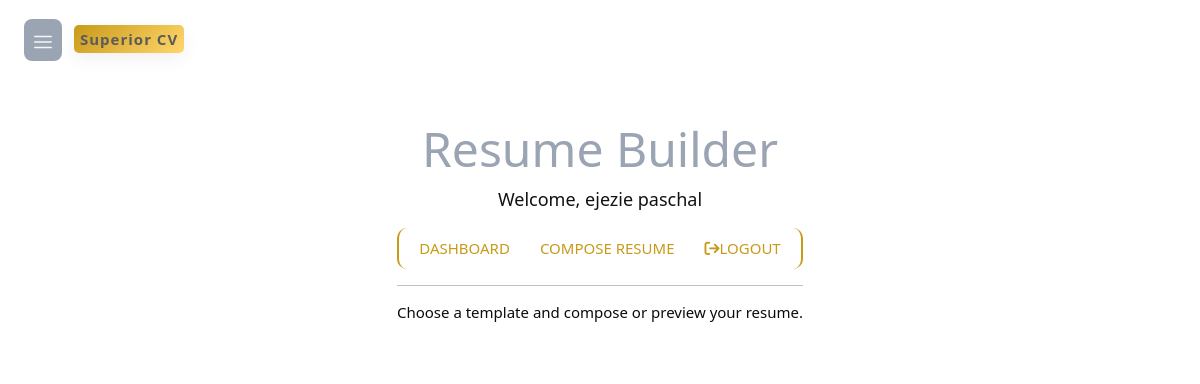
Page / (signed in) on the earlier database version.
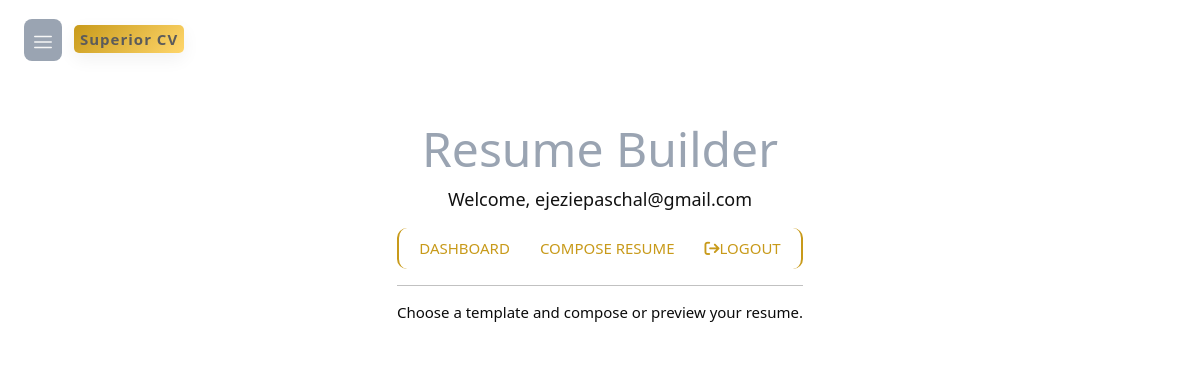
Same page on the later database version.
### app.py (models this page shows)
class User(Base, UserMixin):
    __tablename__ = 'users'
    id = Column(Integer, primary_key=True)
    email = Column(String(200), unique=True, nullable=False)
    password_hash = Column(String(200), nullable=False)
    name = Column(String(200), nullable=True)

### app.py (the view)
@app.route('/')
def index():
    templates = os.listdir(os.path.join(BASE_DIR, 'templates', 'templates_variants'))
    return render_template('index.html', templates=templates)

### app.py (called while the page is built)
@login_manager.user_loader
def load_user(user_id):
    with SessionLocal() as db:
        return db.get(User, int(user_id))

### templates/index.html (shortened to what this page needs)
<!DOCTYPE html>
<html lang="en">
<head>
    <link href="https://cdn.jsdelivr.net/npm/bootstrap@5.3.2/dist/css/bootstrap.min.css" rel="stylesheet">
    <link rel="stylesheet" href="https://cdnjs.cloudflare.com/ajax/libs/font-awesome/6.6.0/css/all.min.css">
    <link rel="stylesheet" href="{{ url_for('static', filename='style.css') }}">
</head>
<body>
    <div class="app">
        <header>
            <button class="menu-btn" id="openDrawer" aria-controls="mainDrawer" aria-expanded="false" aria-label="Open menu">
                <svg width="22" height="22" viewBox="0 0 24 24" fill="none" aria-hidden>
                    <path d="M3 6h18M3 12h18M3 18h18" stroke="currentColor" stroke-width="1.6" stroke-linecap="round" stroke-linejoin="round" />
                </svg>
            </button>
            <div style="flex:1">
                <strong style="color:#5b5b5b; border-radius:5px; padding:4px 6px;">Superior CV</strong>
            </div>
        </header>
        <main id="pageMain" tabindex="-1">
            <div class="container">
                <div class="wrap">
                    <h1>Resume Builder</h1>
                    {% if current_user.is_authenticated %}
                        <p class="welcome">Welcome, {{ current_user.name or current_user.email }}</p>
                        <div class="welcome-a">
                            <a href="{{ url_for('dashboard') }}">DASHBOARD</a>
                            <a href="{{ url_for('compose') }}">COMPOSE RESUME</a>
                            <a href="{{ url_for('logout') }}"><i class="fa fa-sign-out" aria-hidden="true"></i>LOGOUT </a>
                        </div>
                    {% else %}
                        <p class="par"><a href="{{ url_for('login') }}">Login</a> | <a href="{{ url_for('register') }}">Register</a> </p>
                    {% endif %}
                    <hr>
                        <p class="par1">Choose a template and compose or preview your resume.</p>
                </div>
            </div>
        </main>
    </div>
</body>
</html>

### static/style.css (style rules this page uses)
:root { --bg: #ffffff; --muted: #f6f6f6; --text: #0b0b0b; --muted-text: #5b5b5b; --brand: #c89a1a; --brand-dark: #a28014; --page-bg: #0f1720; --accent: #111111; --drawer-width: 320px; --accent1: #d4af37; --shadow: 0 8px 24px rgba(2,6,23,0.45); --radius: 10px; --card-radius: 12px; --max-width: 1100px; --container-padding: 1rem; --shadow-sm: 0 6px 18px rgba(11,11,11,0.06); --shadow-md: 0 12px 30px rgba(11,11,11,0.09); --glass: rgba(255,255,255,0.6); --transition: 220ms cubic-bezier(.2,.9,.3,1); --mono: ui-monospace, SFMono-Regular, Menlo, Monaco, "Roboto Mono", "Courier New", monospace; --ui-font: system-ui, -apple-system, "Segoe UI", Roboto, "Helvetica Neue", Arial; }
* { box-sizing: border-box; }
html,body { height: 100%; background: var(--bg); color: var(--text); font-family: var(--ui-font); -webkit-font-smoothing: antialiased; -moz-osx-font-smoothing: grayscale; }
body { margin: 0; line-height: 1.45; font-size: 15px; height: 100%; padding: 12px; -webkit-font-kernel: normal; display: flex; justify-content: center; }
a { color: var(--brand); text-decoration: none; transition: color var(--transition); }
.container { max-width: var(--max-width); margin: 18px auto; padding: var(--container-padding); background: #fff; }
h1 { text-align: center; margin: 0 0 8px 0; font-size: 3rem; color: #9aa4b2; }
.app { min-height: 100vh; width: 100%; display: flex; flex-direction: column; }
header { height: 56px; display: flex; align-items: center; gap: 12px; padding: 8px 12px; color: var(--muted); letter-spacing: 1px; }
.menu-btn { appearance: none; border: none; padding: 8px; background: #9aa4b2; font-size: 18px; cursor: pointer; border-radius: 8px; color: var(--muted); }
strong { background: linear-gradient(135deg, var(--brand), #ffd66b); font-weight: 700; box-shadow: var(--shadow-sm); }
main { padding: 18px; }
.wrap { max-width: 1100px; display: grid; align-items: center; justify-content: center; }
.welcome { font-size: 18px; text-align: center; color: #111; }
.welcome-a { display: flex; background: transparent; border: 2px solid var(--brand); border-bottom: none; border-top: none; border-radius: var(--radius); align-items: center; gap: 30px; justify-content: center; padding: 10px 20px; }
.par1 { text-align: center; font-weight: 500; }
button { padding: 8px 14px; border-radius: 10px; border: 1px solid transparent; cursor: pointer; font-size: 1rem; font-weight: 600; user-select: none; color: #fff; background: linear-gradient(180deg,var(--brand), var(--brand-dark)); transition: all var(--transition); }

Differences in the rows shown:
changed User: name+email "ejezie paschal" → "ejeziepaschal@gmail.com"
